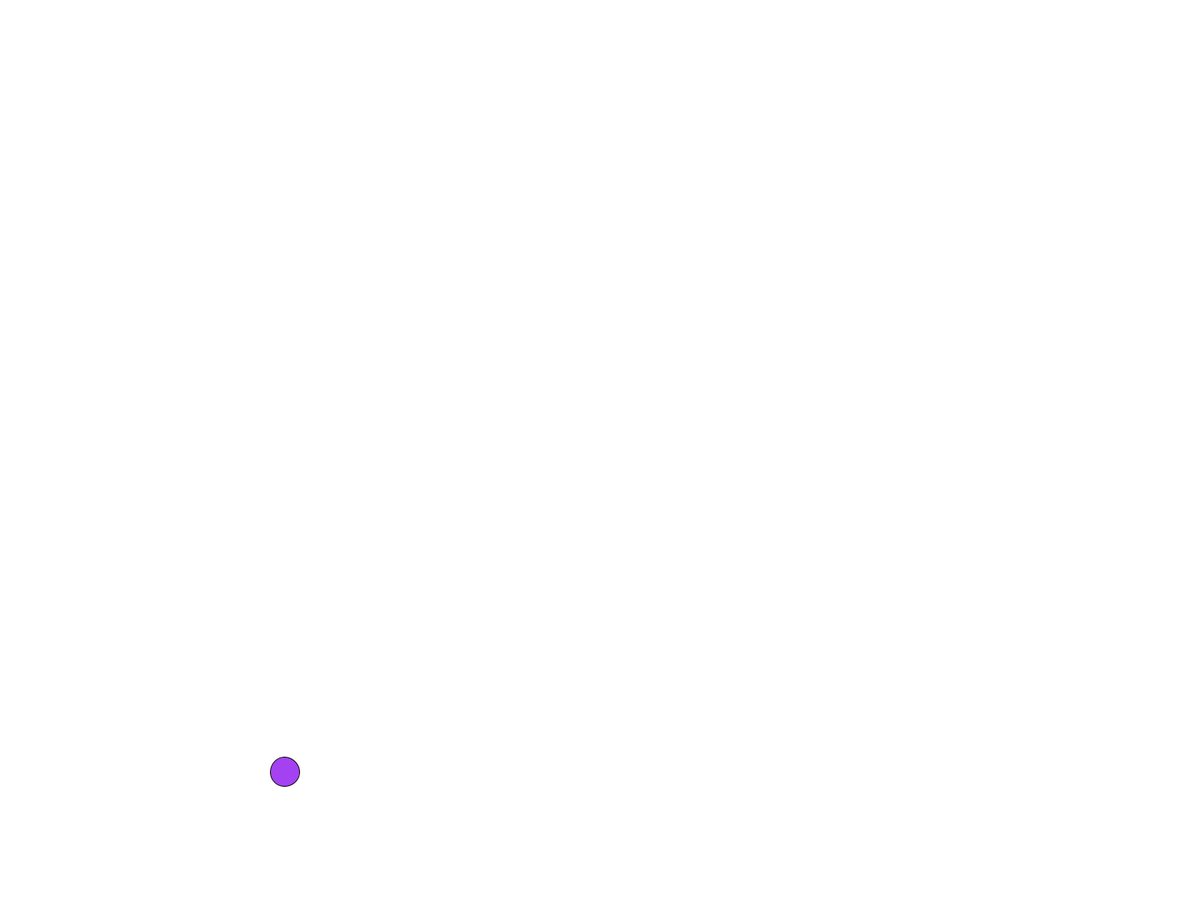
Frame 1 (no input)
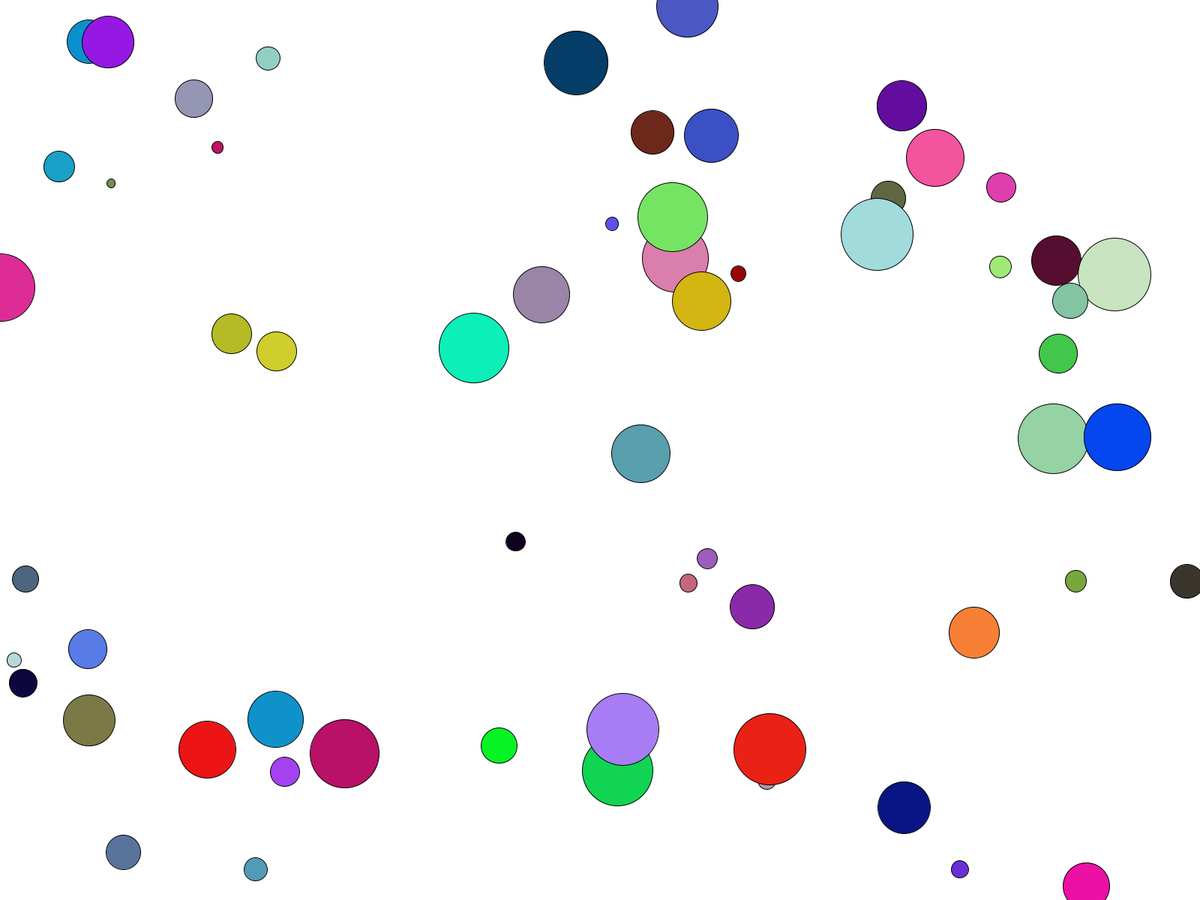
Frame 60 (the mouse pressed at the canvas centre just before this capture)
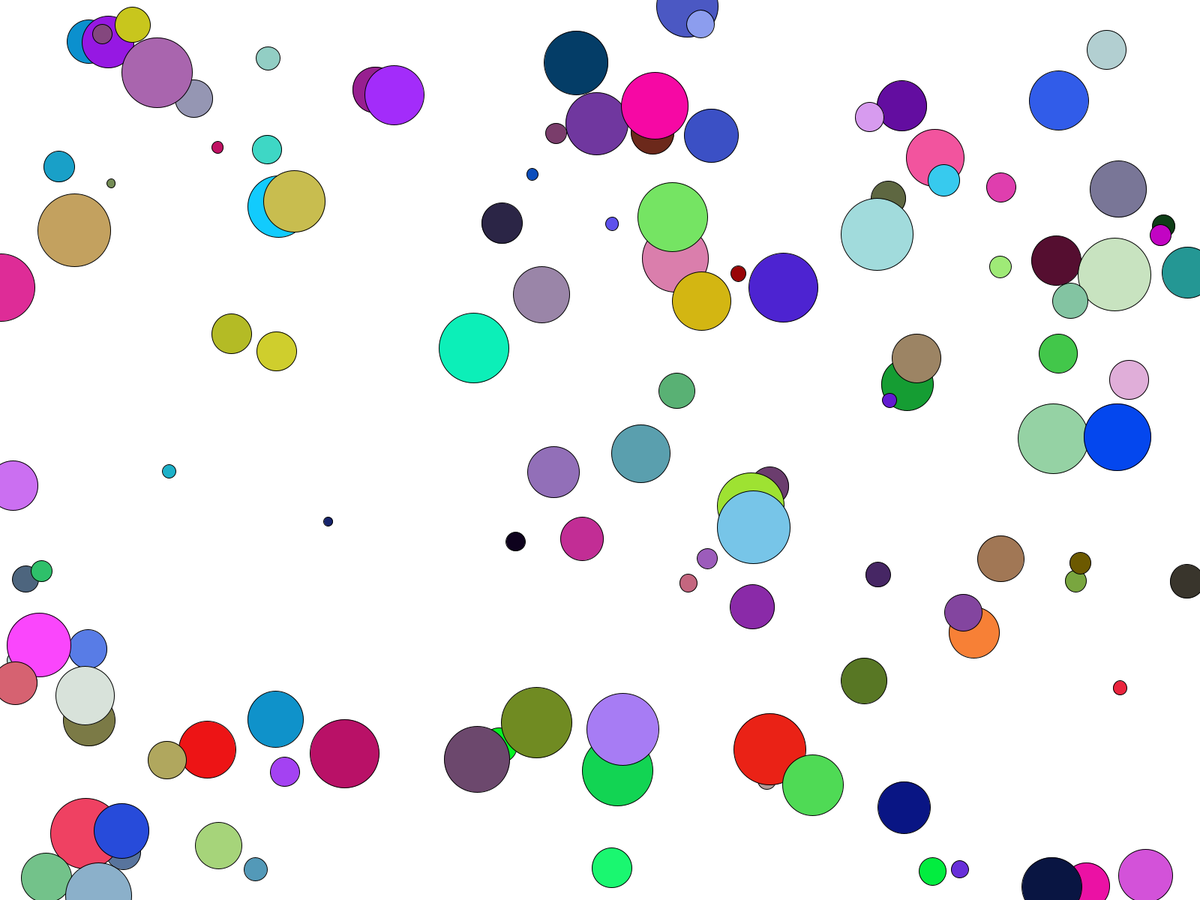
Frame 120 (the mouse held since frame 60 and released just before this capture)

The Processing sketch that drew these frames (run headless with seeded random() and noise(); from frame 60 on, the mouse is pressed at the canvas centre):

// Processing sketch: day_4_9_7_2017_note_1
// ── day_4_9_7_2017_note_1.pde
void setup(){
  //full screen window
  fullScreen();
  background(255);
}

void draw(){
  //creat randowm values for r,g,b vars
  float r = random(255);
  float g = random(255);
  float b = random(255);
  
  //use the variables to set the fill colore
  fill(r,g,b);
  
  //ramdom location
  float x = random(width);
  float y = random(height);
  
  // random with"," set range
  float d = random(10,100);
  
  //draw the circle
  ellipse(x, y, d,d);
  
}
